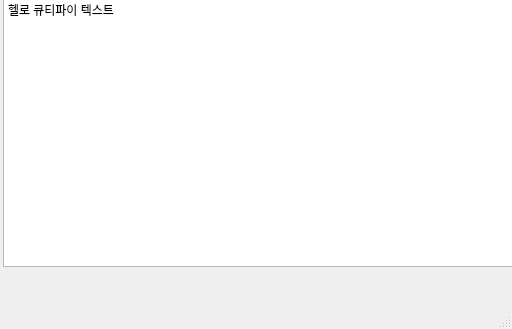
<?xml version="1.0" encoding="UTF-8"?>
<ui version="4.0">
 <class>MainWindow</class>
 <widget class="QMainWindow" name="MainWindow">
  <property name="geometry">
   <rect>
    <x>0</x>
    <y>0</y>
    <width>512</width>
    <height>329</height>
   </rect>
  </property>
  <property name="windowTitle">
   <string>헬로 큐티파이</string>
  </property>
  <widget class="QWidget" name="centralwidget">
   <widget class="QPlainTextEdit" name="plainTextEdit">
    <property name="geometry">
     <rect>
      <x>3</x>
      <y>-4</y>
      <width>511</width>
      <height>271</height>
     </rect>
    </property>
    <property name="plainText">
     <string>헬로 큐티파이 텍스트</string>
    </property>
   </widget>
  </widget>
  <widget class="QMenuBar" name="menubar">
   <property name="geometry">
    <rect>
     <x>0</x>
     <y>0</y>
     <width>512</width>
     <height>26</height>
    </rect>
   </property>
  </widget>
  <widget class="QStatusBar" name="statusbar"/>
 </widget>
 <resources/>
 <connections/>
</ui>
